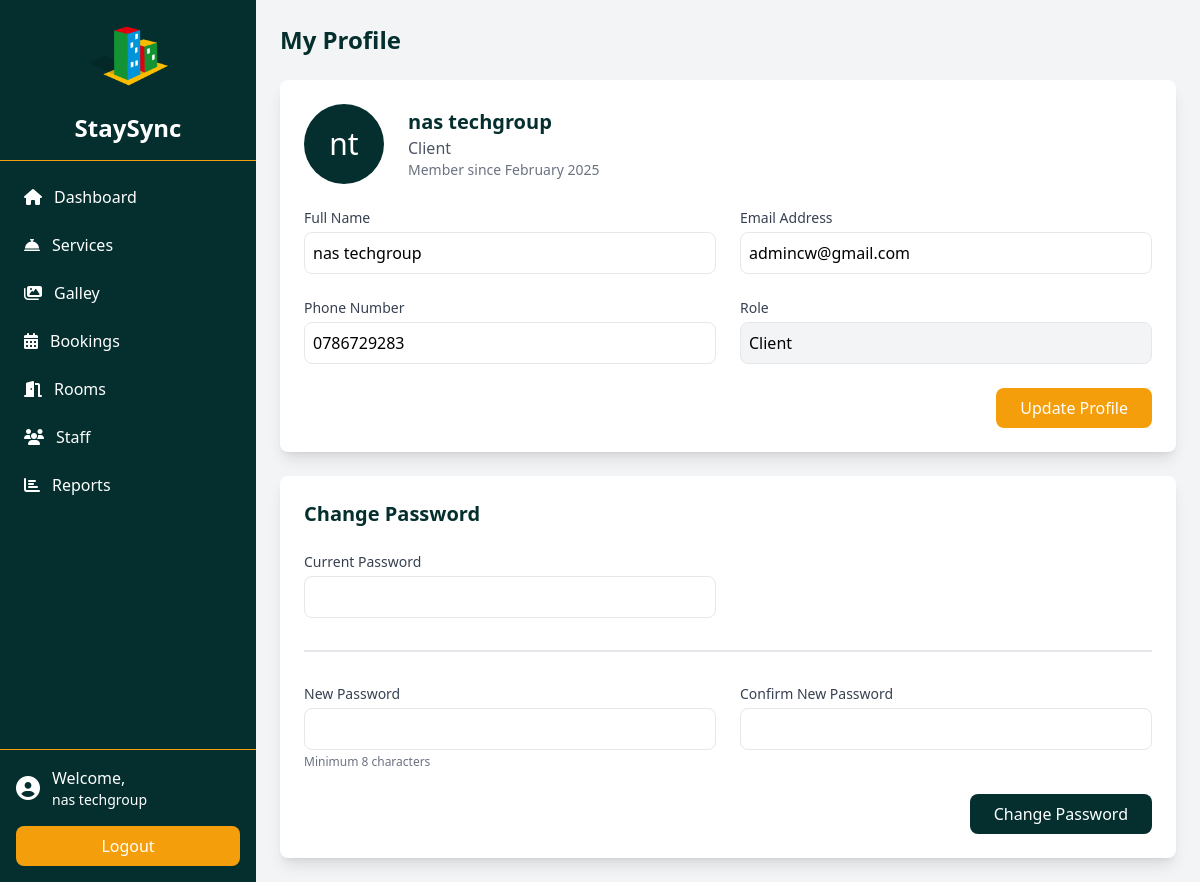
Page /manager/profile.php (signed in) on the committed database.
### tables this page shows
CREATE TABLE `users` (
  `id` int(11) NOT NULL AUTO_INCREMENT,
  `name` varchar(100) NOT NULL,
  `email` varchar(100) NOT NULL,
  `phone` varchar(15) DEFAULT NULL,
  `password` varchar(255) NOT NULL,
  `role` enum('client','manager','staff') DEFAULT 'client',
  `email_verified` tinyint(1) DEFAULT 0,
  `created_at` timestamp NULL DEFAULT current_timestamp(),
  PRIMARY KEY (`id`),
  UNIQUE KEY `email` (`email`)
);

### manager/profile.php (the view, shortened to what this page needs)
<?php
require_once '../config/database.php';
$user_id = $_SESSION['user_id'];
$user_query = $conn->prepare("SELECT * FROM users WHERE id = ?");
$user_query->bind_param("i", $user_id);
$user_query->execute();
$user = $user_query->get_result()->fetch_assoc();
include_once 'includes/header.php';
include_once 'includes/sidebar.php';
?>
<div class="flex-1 overflow-auto p-6">
    <div class="max-w-4xl mx-auto">
        <div class="flex justify-between items-center mb-6">
            <h2 class="text-2xl font-bold text-teal-950">My Profile</h2>
        </div>
        <div class="bg-white rounded-lg shadow-lg overflow-hidden mb-6">
            <div class="p-6">
                <div class="flex items-center mb-6">
                    <div class="w-20 h-20 bg-teal-950 rounded-full flex items-center justify-center text-white text-3xl mr-6">
                        <?php
                            $name_parts = explode(' ', $user['name']);
                            echo substr($name_parts[0], 0, 1) . (isset($name_parts[1]) ? substr($name_parts[1], 0, 1) : '');
                        ?>
                    </div>
                    <div>
                        <h3 class="text-xl font-bold text-teal-950"><?php echo htmlspecialchars($user['name']); ?></h3>
                        <p class="text-gray-600"><?php echo ucfirst($user['role']); ?></p>
                        <p class="text-sm text-gray-500">Member since <?php echo date('F Y', strtotime($user['created_at'])); ?></p>
                    </div>
                </div>
                <form action="" method="POST" class="space-y-6">
                    <div class="grid grid-cols-1 md:grid-cols-2 gap-6">
                        <div>
                            <label class="block text-sm font-medium text-gray-700 mb-1">Full Name</label>
                            <input type="text" name="name" value="<?php echo htmlspecialchars($user['name']); ?>" required
                                   class="w-full border rounded-lg p-2 focus:ring-2 focus:ring-amber-500">
                        </div>
                        <div>
                            <label class="block text-sm font-medium text-gray-700 mb-1">Email Address</label>
                            <input type="email" name="email" value="<?php echo htmlspecialchars($user['email']); ?>" required
                                   class="w-full border rounded-lg p-2 focus:ring-2 focus:ring-amber-500">
                        </div>
                        <div>
                            <label class="block text-sm font-medium text-gray-700 mb-1">Phone Number</label>
                            <input type="tel" name="phone" value="<?php echo htmlspecialchars($user['phone'] ?? ''); ?>"
                                   class="w-full border rounded-lg p-2 focus:ring-2 focus:ring-amber-500">
                        </div>
                        <div>
                            <label class="block text-sm font-medium text-gray-700 mb-1">Role</label>
                            <input type="text" value="<?php echo ucfirst($user['role']); ?>" disabled
                                   class="w-full border rounded-lg p-2 bg-gray-100">
                        </div>
                    </div>
                    <div class="flex justify-end">
                        <button type="submit" class="bg-amber-500 text-white px-6 py-2 rounded-lg hover:bg-amber-600">
                            Update Profile
                        </button>
                    </div>
                </form>
            </div>
        </div>
        <div class="bg-white rounded-lg shadow-lg overflow-hidden">
            <div class="p-6">
                <h3 class="text-xl font-bold text-teal-950 mb-6">Change Password</h3>
                <form action="" method="POST" class="space-y-6">
                    <div class="grid grid-cols-1 md:grid-cols-2 gap-6">
                        <div>
                            <label class="block text-sm font-medium text-gray-700 mb-1">Current Password</label>
                            <input type="password" name="current_password" required
                                   class="w-full border rounded-lg p-2 focus:ring-2 focus:ring-amber-500">
                        </div>
                        <div class="md:col-span-2">
                            <div class="h-0.5 bg-gray-200 my-2"></div>
                        </div>
                        <div>
                            <label class="block text-sm font-medium text-gray-700 mb-1">New Password</label>
                            <input type="password" name="new_password" required minlength="8"
                                   class="w-full border rounded-lg p-2 focus:ring-2 focus:ring-amber-500">
                            <p class="text-xs text-gray-500 mt-1">Minimum 8 characters</p>
                        </div>
                        <div>
                            <label class="block text-sm font-medium text-gray-700 mb-1">Confirm New Password</label>
                            <input type="password" name="confirm_password" required minlength="8"
                                   class="w-full border rounded-lg p-2 focus:ring-2 focus:ring-amber-500">
                        </div>
                    </div>
                    <div class="flex justify-end">
                        <button type="submit" class="bg-teal-950 text-white px-6 py-2 rounded-lg hover:bg-teal-900">
                            Change Password
                        </button>
                    </div>
                </form>
            </div>
        </div>
    </div>
</div>
<?php
include_once 'includes/footer.php';
?>

### rows in the picture
users: name "n", name "t", name "nas techgroup", role "Client", created_at "February 2025", email "admincw@gmail.com", phone "0786729283"

### other values in the picture
$_SESSION['user_name'] "nas techgroup"
